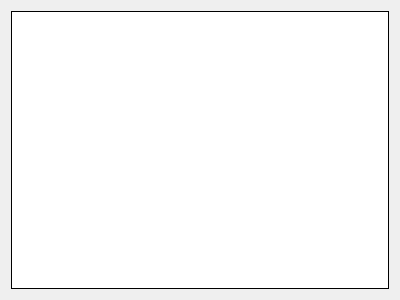
<?xml version="1.0" encoding="UTF-8"?>
<ui version="4.0">
 <class>widget</class>
 <widget class="QWidget" name="widget">
  <property name="geometry">
   <rect>
    <x>0</x>
    <y>0</y>
    <width>400</width>
    <height>300</height>
   </rect>
  </property>
  <property name="windowTitle">
   <string>Form</string>
  </property>
  <layout class="QGridLayout" name="gridLayout">
   <item row="0" column="0">
    <widget class="QLabel" name="label_img">
     <property name="styleSheet">
      <string notr="true">background-color: white;border: 1px solid black;</string>
     </property>
     <property name="text">
      <string/>
     </property>
    </widget>
   </item>
  </layout>
 </widget>
 <resources/>
 <connections/>
</ui>
